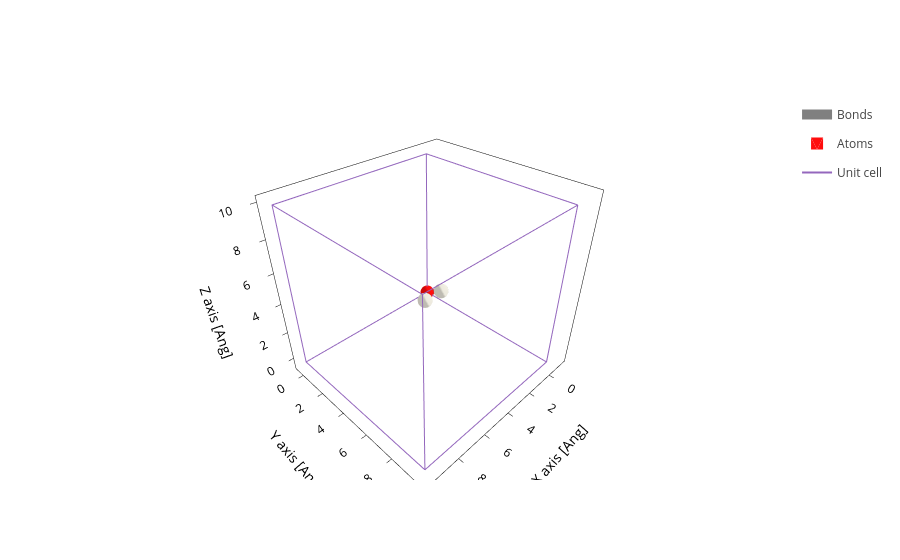

Source (notebook cell):
### Code cell
system.plot()

### Figure 1 — Plotly figure (JSON) as saved in the notebook; plotly's stock layout.template omitted (floating-point values rounded to 4 significant figures; data arrays with more than 128 entries replaced by an {"elided": "..."} marker saying what was removed)
{"data": [{"line": {"color": "gray", "width": 10}, "meta": {}, "mode": "lines", "name": "Bonds", "opacity": 1, "type": "scatter3d", "x": [0.0, 0.04211, 0.08421, 0.1263, 0.1684, 0.2105, 0.2526, 0.2947, 0.3368, 0.3789, 0.4211, 0.4632, 0.5053, 0.5474, 0.5895, 0.6316, 0.6737, 0.7158, 0.7579, 0.8, NaN, 0.0, -0.04211, -0.08421, -0.1263, -0.1684, -0.2105, -0.2526, -0.2947, -0.3368, -0.3789, -0.4211, -0.4632, -0.5053, -0.5474, -0.5895, -0.6316, -0.6737, -0.7158, -0.7579, -0.8, NaN], "y": [0.0, 0.03158, 0.06316, 0.09474, 0.1263, 0.1579, 0.1895, 0.2211, 0.2526, 0.2842, 0.3158, 0.3474, 0.3789, 0.4105, 0.4421, 0.4737, 0.5053, 0.5368, 0.5684, 0.6, NaN, 0.0, 0.03158, 0.06316, 0.09474, 0.1263, 0.1579, 0.1895, 0.2211, 0.2526, 0.2842, 0.3158, 0.3474, 0.3789, 0.4105, 0.4421, 0.4737, 0.5053, 0.5368, 0.5684, 0.6, NaN], "z": [0.0, 0.0, 0.0, 0.0, 0.0, 0.0, 0.0, 0.0, 0.0, 0.0, 0.0, 0.0, 0.0, 0.0, 0.0, 0.0, 0.0, 0.0, 0.0, 0.0, NaN, 0.0, 0.0, 0.0, 0.0, 0.0, 0.0, 0.0, 0.0, 0.0, 0.0, 0.0, 0.0, 0.0, 0.0, 0.0, 0.0, 0.0, 0.0, 0.0, 0.0, NaN]}, {"alphahull": 0, "color": "#FF0D0D", "hovertemplate": "%{meta.position}", "legendgroup": "Atoms", "meta": {"meta": {"Atoms_i": 0}, "position": "(0.00, 0.00, 0.00)"}, "name": "Atoms", "opacity": 1, "showlegend": true, "showscale": false, "type": "mesh3d", "x": {"elided": "225 float values"}, "y": {"elided": "225 float values"}, "z": {"elided": "225 float values"}}, {"alphahull": 0, "color": "#EDEADE", "hovertemplate": "%{meta.position}", "legendgroup": "Atoms", "meta": {"meta": {"Atoms_i": 1}, "position": "(0.80, 0.60, 0.00)"}, "name": "Atoms", "opacity": 1, "showlegend": false, "showscale": false, "type": "mesh3d", "x": {"elided": "225 float values"}, "y": {"elided": "225 float values"}, "z": {"elided": "225 float values"}}, {"alphahull": 0, "color": "#EDEADE", "hovertemplate": "%{meta.position}", "legendgroup": "Atoms", "meta": {"meta": {"Atoms_i": 2}, "position": "(-0.80, 0.60, 0.00)"}, "name": "Atoms", "opacity": 1, "showlegend": false, "showscale": false, "type": "mesh3d", "x": {"elided": "225 float values"}, "y": {"elided": "225 float values"}, "z": {"elided": "225 float values"}}, {"meta": {}, "mode": "lines", "name": "Unit cell", "type": "scatter3d", "x": [0.0, 0.0, 10.0, 10.0, 0.0, 0.0, NaN, 0.0, 0.0, 0.0, 10.0, 10.0, 0.0, NaN, 10.0, 10.0, NaN, 10.0, 10.0], "y": [0.0, 10.0, 10.0, 10.0, 10.0, 10.0, NaN, 10.0, 0.0, 0.0, 0.0, 0.0, 0.0, NaN, 10.0, 0.0, NaN, 10.0, 0.0], "z": [0.0, 0.0, 0.0, 10.0, 10.0, 0.0, NaN, 10.0, 10.0, 0.0, 0.0, 10.0, 10.0, NaN, 0.0, 0.0, NaN, 10.0, 10.0]}], "layout": {"scene": {"aspectmode": "data", "xaxis": {"title": {"text": "X axis [Ang]"}}, "yaxis": {"title": {"text": "Y axis [Ang]"}}, "zaxis": {"title": {"text": "Z axis [Ang]"}}}, "xaxis": {"scaleanchor": "y", "scaleratio": 1, "title": {"text": "X axis [Ang]"}}, "yaxis": {"title": {"text": "Y axis [Ang]"}}}}
